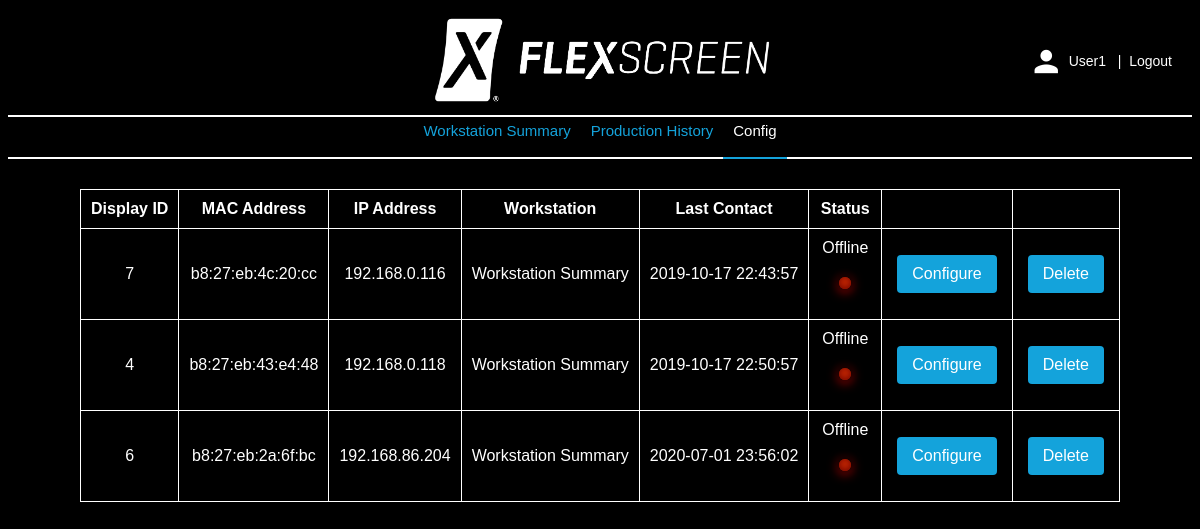
The app's page /website/displayConfig.php with its own data.
### tables this page shows
CREATE TABLE `display` (
  `displayId` int(11) NOT NULL,
  `macAddress` tinytext NOT NULL,
  `ipAddress` tinytext NOT NULL,
  `name` tinytext,
  `description` tinytext,
  `stationId` int(11) NOT NULL DEFAULT '0',
  `lastContact` datetime NOT NULL
);

### website/common/databaseKey.php (called while the page is built)
<?php
$SERVER = "localhost";
$USER = "root";
$PASSWORD = "";
$DATABASE = "flexscreen";
?>

### website/common/database.php (called while the page is built, shortened)
<?php
require_once 'databaseKey.php';
require_once 'time.php';
class MySqlDatabase implements Database
{
   function __construct(
      $server,
      $user,
      $password,
      $database)
   {
      $this->server = $server;
      $this->user = $user;
      $this->password = $password;
      $this->database = $database;
   }
   public function connect()
   {
      $this->connection = new mysqli($this->server, $this->user, $this->password, $this->database);
      if ($this->connection->connect_error)
      {
      }
      else
      {
         $this->isConnected = true;
      }
   }
   public function isConnected()
   {
      return ($this->isConnected);
   }
   public function query(
      $query)
   {
      $result = NULL;
      if ($this->isConnected())
      {
         $result = $this->connection->query($query);
      }
      return ($result);
   }
   private $server = "";
   private $user = "";
   private $password = "";
   private $database = "";
   private $connection;
   private $isConnected = false;
}
class FlexscreenDatabase extends MySqlDatabase
{
   public static function getInstance()
   {
      if (!FlexscreenDatabase::$databaseInstance)
      {
         self::$databaseInstance = new FlexscreenDatabase();
         self::$databaseInstance->connect();
      }
      return (self::$databaseInstance);
   }
   public function getDisplay($displayId)
   {
      $query = "SELECT * from display WHERE displayId = \"$displayId\";";
      $result = $this->query($query);
      return ($result);
   }
   public function getDisplays()
   {
      $query = "SELECT * from display ORDER BY macAddress DESC;";
      $result = $this->query($query);
      return ($result);
   }
   private static $databaseInstance = null;
}
?>

### website/common/displayInfo.php (called while the page is built, shortened)
<?php
require_once 'database.php';
require_once 'time.php';
class DisplayInfo
{
   public $lastContact;
   public static function load($displayId)
   {
      $displayInfo = null;
      $database = FlexscreenDatabase::getInstance();
      if ($database && $database->isConnected())
      {
         $result = $database->getDisplay($displayId);
         if ($result && ($row = $result->fetch_assoc()))
         {
            $displayInfo = new DisplayInfo();
            $displayInfo->displayId = intval($row['displayId']);
            $displayInfo->macAddress = $row['macAddress'];
            $displayInfo->ipAddress = $row['ipAddress'];
            $displayInfo->name = $row['name'];
            $displayInfo->description = $row['description'];
            $displayInfo->stationId = intval($row['stationId']);
            $displayInfo->lastContact = Time::fromMySqlDate($row['lastContact'], "Y-m-d H:i:s");
         }
      }
      return ($displayInfo);
   }
   public function isOnline()
   {
      $isOnline = false;
      $now = new DateTime("now", new DateTimeZone('America/New_York'));
      $lastContact = new DateTime($this->lastContact);
      $interval = $lastContact->diff($now);
      return ($isOnline);
   }
}
?>

### website/common/time.php (called while the page is built, shortened)
<?php
class Time
{
   static public function fromMySqlDate($dateString, $format)
   {
      $dateTime = new DateTime($dateString, new DateTimeZone('UTC'));
      $dateTime->setTimezone(new DateTimeZone('America/New_York'));
      return ($dateTime->format($format));
   }
}
?>

### website/displayConfig.php (the view, shortened to what this page needs)
<?php
require_once 'common/displayInfo.php';
require_once 'common/database.php';
require_once 'common/header.php';
function renderTable()
{
   echo
<<<HEREDOC
   <table>
      <tr>
         <th>Display ID</th>
         <th>MAC Address</th>
         <th>IP Address</th>
         <th>Workstation</th>
         <th>Last Contact</th>
         <th>Status</th>
         <th></th>
         <th></th>
      </tr>
HEREDOC;
   $database = FlexscreenDatabase::getInstance();
   if ($database && $database->isConnected())
   {
      $result = $database->getDisplays();
      while ($result && $row = $result->fetch_assoc())
      {
         $displayInfo = DisplayInfo::load($row["displayId"]);
         $stationName = "Workstation Summary";
         $id = "display-" . $displayInfo->displayId;
         $isOnline = $displayInfo->isOnline();
         $status = $isOnline ? "Online" : "Offline";
         $ledClass = $isOnline ? "led-green" : "led-red";
         echo
<<<HEREDOC
         <tr>
            <td>$displayInfo->displayId</td>
            <td>$displayInfo->macAddress</td>
            <td>$displayInfo->ipAddress</td>
            <td>$stationName</td>
            <td>$displayInfo->lastContact</td>
            <td id="$id"><div>$status</div><div class="$ledClass"></div></td>
            <td><button class="config-button" onclick="setDisplayId($displayInfo->displayId); setStationId($displayInfo->stationId); showModal('config-modal');">Configure</button></div></td>
            <td><button class="config-button" onclick="setDisplayId($displayInfo->displayId); showModal('confirm-delete-modal');">Delete</button></div></td>
         </tr>
HEREDOC;
      }
   }
}
?>
<html>
<head>
   <link rel="stylesheet" type="text/css" href="css/flex.css"/>
   <link rel="stylesheet" type="text/css" href="css/flexscreen.css"/>
   <link rel="stylesheet" type="text/css" href="css/modal.css"/>
</head>
<body>
<div class="flex-vertical" style="align-items: flex-start;">
   <?php include 'common/menu.php';?>
   <div class="flex-horizontal main">
      <?php renderTable();?>
</body>
</html>

### website/css/flex.css (style rules this page uses)
.flex-horizontal { display: flex; flex-direction: row; align-items: center; justify-content: center; }
.flex-vertical { display: flex; flex-direction: column; align-items: center; justify-content: center; }

### website/css/flexscreen.css (style rules this page uses)
body { color: white; }
table { border-collapse: collapse; }
table, th, td { color: white; border: 1px solid white; text-align: center; }
th, td { padding: 10px; }
body { min-height: 100%; background: black; font-family: "Avant Garde", Avantgarde, "Century Gothic", CenturyGothic, AppleGothic, sans-serif; }
.main { width: 100%; height: 100%; display: flex; flex-direction: row; justify-content: center; align-items: flex-start; }
.led-red { margin: 20px 20px 20px 20px; width: 12px; height: 12px; background-color: #e53302; border-radius: 50%; box-shadow: #000 0 -1px 7px 1px, inset #600 0 -1px 9px, #F00 0 2px 12px; }
.config-button { background-color: #14a3db; border: none; color: white; padding: 10px 15px; text-align: center; text-decoration: none; font-size: 16px; border-radius: 4px; margin: 5px; }

### records on screen
display: displayId "7", macAddress "b8:27:eb:4c:20:cc", ipAddress "192.168.0.116", stationName "Workstation Summary", lastContact "2019-10-17 22:43:57", status "Offline"
display: displayId "4", macAddress "b8:27:eb:43:e4:48", ipAddress "192.168.0.118", stationName "Workstation Summary", lastContact "2019-10-17 22:50:57", status "Offline"
display: displayId "6", macAddress "b8:27:eb:2a:6f:bc", ipAddress "192.168.86.204", stationName "Workstation Summary", lastContact "2020-07-01 23:56:02", status "Offline"

### other values on screen
$username "User1"
